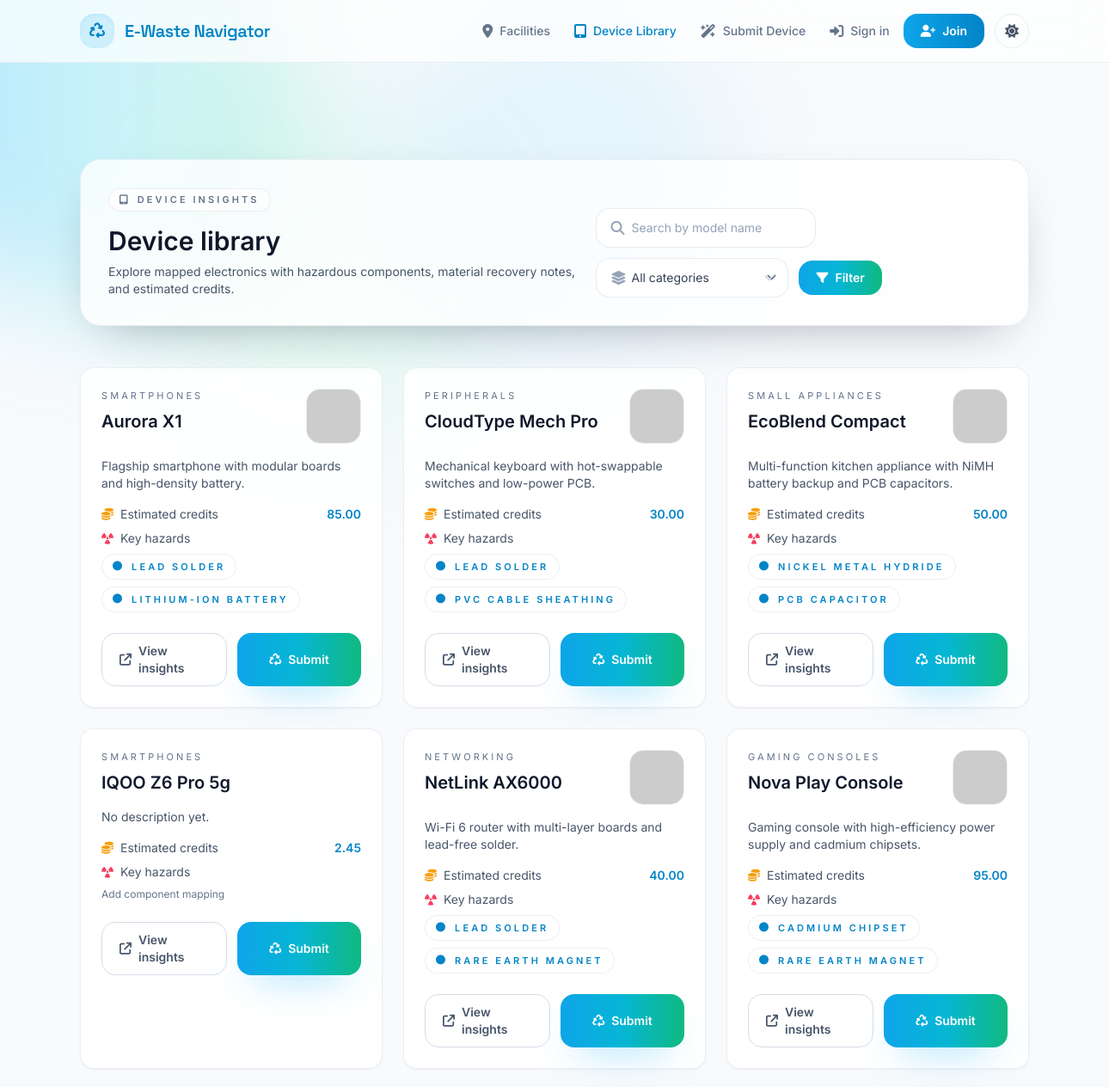
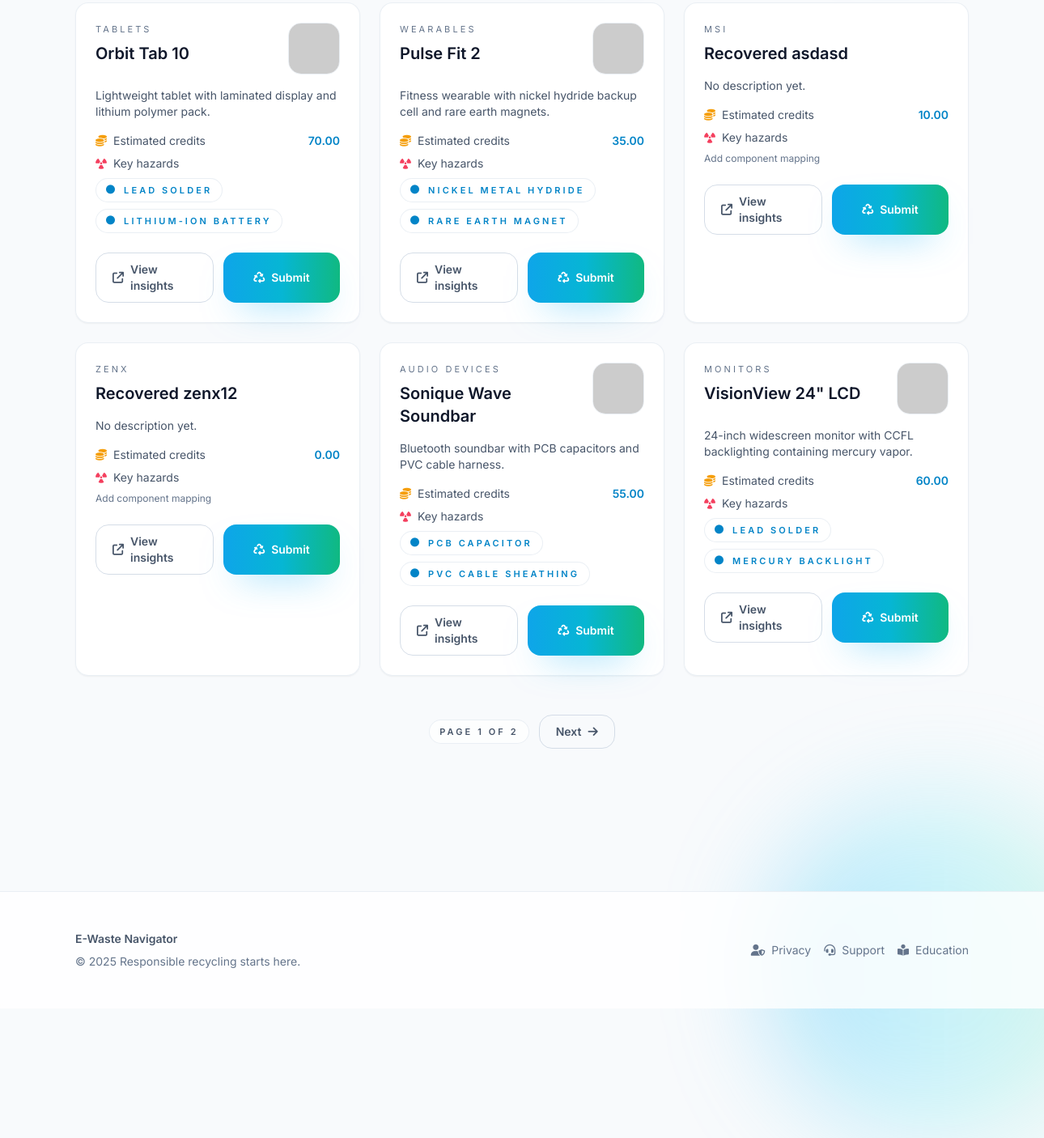
/devices/catalog/, run on the app's committed database (2 pictures, top to bottom).
### devices/models.py (models this page shows, shortened)
class DeviceModel(models.Model):
	category = models.ForeignKey(DeviceCategory, related_name="devices", on_delete=models.CASCADE)
	manufacturer = models.CharField(max_length=120)
	model_name = models.CharField(max_length=150)
	slug = models.SlugField(max_length=180, unique=True)
	release_year = models.PositiveIntegerField(null=True, blank=True)
	description = models.TextField(blank=True)
	components = models.ManyToManyField(
		'education.HazardousComponent',
		related_name='device_models',
		blank=True,
	)
	estimated_points = models.DecimalField(max_digits=9, decimal_places=2, default=Decimal("0.00"))
	estimated_recovery_notes = models.TextField(blank=True)
	image_url = models.URLField(blank=True)
	created_at = models.DateTimeField(auto_now_add=True)
	updated_at = models.DateTimeField(auto_now=True)
	class Meta:
		ordering = ["manufacturer", "model_name"]
		unique_together = ("manufacturer", "model_name")
	def __str__(self) -> str:
		return f"{self.manufacturer} {self.model_name}"

class DeviceCategory(models.Model):
	name = models.CharField(max_length=120, unique=True)
	slug = models.SlugField(max_length=130, unique=True)
	description = models.TextField(blank=True)
	icon = models.CharField(max_length=60, blank=True)
	class Meta:
		ordering = ["name"]

### education/models.py (models this page shows, shortened)
class HazardousComponent(models.Model):
	LOW = "low"
	MODERATE = "moderate"
	HIGH = "high"
	EXTREME = "extreme"
	HAZARD_LEVEL_CHOICES = [
		(LOW, "Low"),
		(MODERATE, "Moderate"),
		(HIGH, "High"),
		(EXTREME, "Extreme"),
	]
	name = models.CharField(max_length=150)
	slug = models.SlugField(max_length=160, unique=True)
	hazard_level = models.CharField(
		max_length=20,
		choices=HAZARD_LEVEL_CHOICES,
		default=MODERATE,
	)
	overview = models.TextField(help_text="High-level explanation of the component risk.")
	environmental_impact = models.TextField()
	human_health_impact = models.TextField()
	safe_handling_guidance = models.TextField(blank=True)
	last_reviewed = models.DateField(null=True, blank=True)
	created_at = models.DateTimeField(auto_now_add=True)
	updated_at = models.DateTimeField(auto_now=True)
	class Meta:
		ordering = ["name"]

### devices/views.py (the view)
# urls.py: path("catalog/", views.DeviceCatalogView.as_view(), name="catalog"),
class DeviceCatalogView(ListView):
	model = DeviceModel
	paginate_by = 12
	template_name = "devices/device_catalog.html"
	context_object_name = "devices"
	def get_queryset(self):
		queryset = DeviceModel.objects.select_related("category").prefetch_related("components")
		query = self.request.GET.get("q")
		category_slug = self.request.GET.get("category")
		if query:
			queryset = queryset.filter(model_name__icontains=query)
		if category_slug:
			queryset = queryset.filter(category__slug=category_slug)
		return queryset.order_by("manufacturer", "model_name")
	def get_context_data(self, **kwargs):
		context = super().get_context_data(**kwargs)
		context["categories"] = (
			DeviceCategory.objects.filter(devices__isnull=False).distinct().order_by("name")
		)
		return context

### devices/templates/devices/device_catalog.html (shortened to what this page needs)
{% extends "base.html" %}
{% block content %}
<section class="page-section">
    <div class="layout-container space-y-12">
        <header class="glass-card">
            <div class="flex flex-col gap-6 md:flex-row md:items-end md:justify-between">
                <div>
                    <span class="chip-badge"><i class="fa-solid fa-tablet-screen-button"></i>Device insights</span>
                    <h1 class="mt-4 text-3xl font-semibold text-slate-900 dark:text-white">Device library</h1>
                    <p class="mt-2 text-sm text-slate-600 dark:text-slate-400">Explore mapped electronics with hazardous components, material recovery notes, and estimated credits.</p>
                </div>
                <form method="get" class="flex flex-wrap items-center gap-3">
                    <label class="input-shell w-full sm:w-64" for="device-search">
                        <span class="input-shell__icon"><i class="fa-solid fa-magnifying-glass"></i></span>
                        <input id="device-search" type="search" name="q" value="{{ request.GET.q }}" placeholder="Search by model name" class="form-field pl-10 pr-4">
                    </label>
                    <label class="input-shell w-full sm:w-56" for="device-category">
                        <span class="input-shell__icon"></span>
                        <span class="input-shell__chevron"></span>
                        <select id="device-category" name="category" class="form-field appearance-none pl-10 pr-10">
                            <option value="">All categories</option>
                        </select>
                    </label>
                    <button type="submit" class="primary-btn">
                        <i class="fa-solid fa-filter"></i>
                        Filter
                    </button>
                </form>
            </div>
        </header>
        <div class="grid gap-6 md:grid-cols-2 xl:grid-cols-3">
            {% for device in devices %}
                <article class="grid-card h-full">
                    <div class="flex items-start justify-between gap-4">
                        <div>
                            <p class="card-meta text-[11px] text-slate-500 dark:text-slate-500">{{ device.category.name }}</p>
                            <h2 class="mt-2 text-xl font-semibold text-slate-900 dark:text-white">{{ device.manufacturer }} {{ device.model_name }}</h2>
                        </div>
                        {% if device.image_url %}
                            <img src="{{ device.image_url }}" alt="{{ device }}" class="h-16 w-16 rounded-2xl border border-slate-200/70 object-cover dark:border-slate-800/60">
                        {% endif %}
                    </div>
                    <p class="mt-4 text-sm text-slate-600 line-clamp-4 dark:text-slate-400">{{ device.description|default:"No description yet." }}</p>
                    <dl class="mt-4 space-y-2 text-sm text-slate-600 dark:text-slate-300">
                        <div class="flex items-center justify-between">
                            <dt><i class="fa-solid fa-coins mr-2 text-amber-500"></i>Estimated credits</dt>
                            <dd class="font-semibold text-sky-600 dark:text-sky-200">{{ device.estimated_points }}</dd>
                        </div>
                        <div>
                            <dt class="flex items-center gap-2"><i class="fa-solid fa-radiation text-rose-500"></i>Key hazards</dt>
                            <dd class="mt-2">
                                <ul class="flex flex-wrap gap-2">
                                    {% for component in device.components.all|slice:":3" %}
                                        <li class="chip-badge text-[11px] text-sky-600 dark:text-sky-200"><i class="fa-solid fa-circle"></i>{{ component.name }}</li>
                                    {% empty %}
                                        <li class="text-xs text-slate-500 dark:text-slate-500">Add component mapping</li>
                                    {% endfor %}
                                </ul>
                            </dd>
                        </div>
                    </dl>
                    <div class="mt-6 flex flex-col gap-3 sm:flex-row">
                        <a href="{% url 'devices:detail' device.slug %}" class="secondary-btn flex-1 justify-center">
                            <i class="fa-solid fa-arrow-up-right-from-square"></i>
                            View insights
                        </a>
                        <a href="{% url 'devices:submit' %}?device={{ device.slug }}" class="primary-btn flex-1 justify-center">
                            <i class="fa-solid fa-recycle"></i>
                            Submit
                        </a>
                    </div>
                </article>
            {% empty %}
                <div class="glass-card text-center text-sm text-slate-500 dark:text-slate-400 md:col-span-2 xl:col-span-3">
                    No device records yet. Start by mapping common electronics in the admin dashboard.
                </div>
            {% endfor %}
        </div>
        {% if is_paginated %}
            <nav class="flex items-center justify-center gap-3 text-sm text-slate-600 dark:text-slate-300">
                <span class="chip-badge text-slate-600 dark:text-slate-300">Page {{ page_obj.number }} of {{ paginator.num_pages }}</span>
                {% if page_obj.has_next %}
                    <a href="?page={{ page_obj.next_page_number }}" class="secondary-btn">
                        Next
                        <i class="fa-solid fa-arrow-right"></i>
                    </a>
                {% endif %}
            </nav>
        {% endif %}
    </div>
</section>
{% endblock %}

### data on the page
DeviceModel: category.name "SMARTPHONES", manufacturer "Aurora", model_name "X1", description "Flagship smartphone with modular boards and high-density battery.", estimated_points "85.00"
HazardousComponent: name "LEAD SOLDER"
HazardousComponent: name "LITHIUM-ION BATTERY"
DeviceModel: category.name "PERIPHERALS", manufacturer "CloudType", model_name "Mech Pro", description "Mechanical keyboard with hot-swappable switches and low-power PCB.", estimated_points "30.00"
HazardousComponent: name "PVC CABLE SHEATHING"
DeviceModel: category.name "SMALL APPLIANCES", manufacturer "EcoBlend", model_name "Compact", description "Multi-function kitchen appliance with NiMH battery backup and PCB capacitors.", estimated_points "50.00"
HazardousComponent: name "NICKEL METAL HYDRIDE"
HazardousComponent: name "PCB CAPACITOR"
DeviceModel: category.name "SMARTPHONES", manufacturer "IQOO", model_name "Z6 Pro 5g", description "No description yet.", estimated_points "2.45"
DeviceModel: category.name "NETWORKING", manufacturer "NetLink", model_name "AX6000", description "Wi-Fi 6 router with multi-layer boards and lead-free solder.", estimated_points "40.00"
HazardousComponent: name "RARE EARTH MAGNET"
DeviceModel: category.name "GAMING CONSOLES", manufacturer "Nova", model_name "Play Console", description "Gaming console with high-efficiency power supply and cadmium chipsets.", estimated_points "95.00"
HazardousComponent: name "CADMIUM CHIPSET"
DeviceModel: category.name "TABLETS", manufacturer "Orbit", model_name "Tab 10", description "Lightweight tablet with laminated display and lithium polymer pack.", estimated_points "70.00"
DeviceModel: category.name "WEARABLES", manufacturer "Pulse", model_name "Fit 2", description "Fitness wearable with nickel hydride backup cell and rare earth magnets.", estimated_points "35.00"
DeviceModel: category.name "MSI", manufacturer "Recovered", model_name "asdasd", description "No description yet.", estimated_points "10.00"
DeviceModel: category.name "ZENX", manufacturer "Recovered", model_name "zenx12", description "No description yet.", estimated_points "0.00"
DeviceModel: category.name "AUDIO DEVICES", manufacturer "Sonique", model_name "Wave Soundbar", description "Bluetooth soundbar with PCB capacitors and PVC cable harness.", estimated_points "55.00"
DeviceModel: category.name "MONITORS", manufacturer "VisionView", model_name "24\" LCD", description "24-inch widescreen monitor with CCFL backlighting containing mercury vapor.", estimated_points "60.00"
HazardousComponent: name "MERCURY BACKLIGHT"

### other printed values
{{ page_obj.number }} "1"
{{ paginator.num_pages }} "2"
